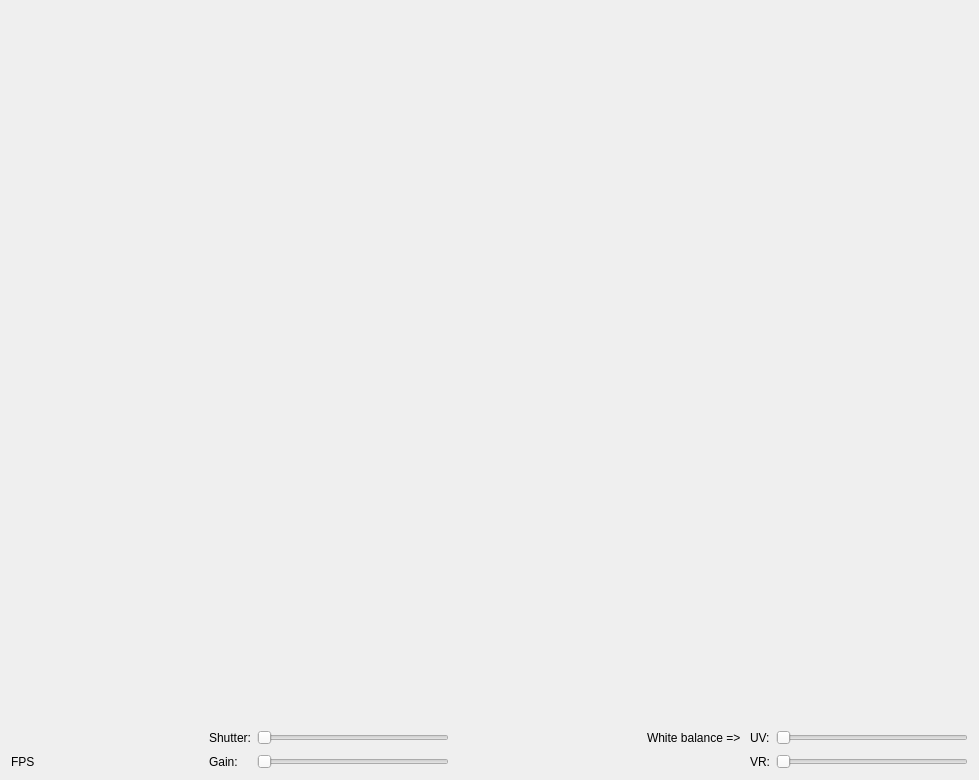
<?xml version="1.0" encoding="UTF-8"?>
<ui version="4.0">
 <class>SenderVideoDialogClass</class>
 <widget class="QDialog" name="SenderVideoDialogClass">
  <property name="geometry">
   <rect>
    <x>0</x>
    <y>0</y>
    <width>979</width>
    <height>780</height>
   </rect>
  </property>
  <property name="sizePolicy">
   <sizepolicy hsizetype="Fixed" vsizetype="Fixed">
    <horstretch>0</horstretch>
    <verstretch>0</verstretch>
   </sizepolicy>
  </property>
  <property name="minimumSize">
   <size>
    <width>0</width>
    <height>0</height>
   </size>
  </property>
  <property name="maximumSize">
   <size>
    <width>16777215</width>
    <height>16777215</height>
   </size>
  </property>
  <property name="contextMenuPolicy">
   <enum>Qt::NoContextMenu</enum>
  </property>
  <property name="windowTitle">
   <string/>
  </property>
  <layout class="QVBoxLayout" name="verticalLayout">
   <item>
    <widget class="VideoWidget" name="videoWidget" native="true">
     <property name="sizePolicy">
      <sizepolicy hsizetype="MinimumExpanding" vsizetype="MinimumExpanding">
       <horstretch>0</horstretch>
       <verstretch>0</verstretch>
      </sizepolicy>
     </property>
     <property name="minimumSize">
      <size>
       <width>320</width>
       <height>240</height>
      </size>
     </property>
    </widget>
   </item>
   <item>
    <layout class="QGridLayout" name="gridLayout">
     <item row="0" column="0">
      <spacer name="horizontalSpacer">
       <property name="orientation">
        <enum>Qt::Horizontal</enum>
       </property>
       <property name="sizeHint" stdset="0">
        <size>
         <width>40</width>
         <height>20</height>
        </size>
       </property>
      </spacer>
     </item>
     <item row="0" column="1">
      <widget class="QLabel" name="shutterLabel">
       <property name="text">
        <string>Shutter:</string>
       </property>
      </widget>
     </item>
     <item row="0" column="2">
      <widget class="QSlider" name="shutterSlider">
       <property name="orientation">
        <enum>Qt::Horizontal</enum>
       </property>
      </widget>
     </item>
     <item row="0" column="3">
      <spacer name="horizontalSpacer_2">
       <property name="orientation">
        <enum>Qt::Horizontal</enum>
       </property>
       <property name="sizeHint" stdset="0">
        <size>
         <width>40</width>
         <height>20</height>
        </size>
       </property>
      </spacer>
     </item>
     <item row="1" column="6">
      <widget class="QSlider" name="vrSlider">
       <property name="orientation">
        <enum>Qt::Horizontal</enum>
       </property>
      </widget>
     </item>
     <item row="1" column="2">
      <widget class="QSlider" name="gainSlider">
       <property name="orientation">
        <enum>Qt::Horizontal</enum>
       </property>
      </widget>
     </item>
     <item row="1" column="5">
      <widget class="QLabel" name="vrLabel">
       <property name="text">
        <string>VR:</string>
       </property>
      </widget>
     </item>
     <item row="1" column="1">
      <widget class="QLabel" name="gainLabel">
       <property name="text">
        <string>Gain:</string>
       </property>
      </widget>
     </item>
     <item row="0" column="5">
      <widget class="QLabel" name="uvLabel">
       <property name="text">
        <string>UV:</string>
       </property>
      </widget>
     </item>
     <item row="0" column="6">
      <widget class="QSlider" name="uvSlider">
       <property name="orientation">
        <enum>Qt::Horizontal</enum>
       </property>
      </widget>
     </item>
     <item row="0" column="4">
      <widget class="QLabel" name="wbLabel">
       <property name="text">
        <string>White balance =&gt; </string>
       </property>
      </widget>
     </item>
     <item row="1" column="0">
      <widget class="QLabel" name="fpsLabel">
       <property name="text">
        <string>FPS</string>
       </property>
      </widget>
     </item>
    </layout>
   </item>
  </layout>
 </widget>
 <layoutdefault spacing="6" margin="11"/>
 <customwidgets>
  <customwidget>
   <class>VideoWidget</class>
   <extends>QWidget</extends>
   <header>videowidget.h</header>
   <container>1</container>
  </customwidget>
 </customwidgets>
 <resources/>
 <connections>
  <connection>
   <sender>shutterSlider</sender>
   <signal>sliderMoved(int)</signal>
   <receiver>SenderVideoDialogClass</receiver>
   <slot>onShutterChanged(int)</slot>
   <hints>
    <hint type="sourcelabel">
     <x>389</x>
     <y>759</y>
    </hint>
    <hint type="destinationlabel">
     <x>489</x>
     <y>389</y>
    </hint>
   </hints>
  </connection>
  <connection>
   <sender>gainSlider</sender>
   <signal>sliderMoved(int)</signal>
   <receiver>SenderVideoDialogClass</receiver>
   <slot>onGainChanged(int)</slot>
   <hints>
    <hint type="sourcelabel">
     <x>863</x>
     <y>759</y>
    </hint>
    <hint type="destinationlabel">
     <x>489</x>
     <y>389</y>
    </hint>
   </hints>
  </connection>
  <connection>
   <sender>uvSlider</sender>
   <signal>sliderMoved(int)</signal>
   <receiver>SenderVideoDialogClass</receiver>
   <slot>onUVChanged(int)</slot>
   <hints>
    <hint type="sourcelabel">
     <x>875</x>
     <y>720</y>
    </hint>
    <hint type="destinationlabel">
     <x>489</x>
     <y>389</y>
    </hint>
   </hints>
  </connection>
  <connection>
   <sender>vrSlider</sender>
   <signal>sliderMoved(int)</signal>
   <receiver>SenderVideoDialogClass</receiver>
   <slot>onVRChanged(int)</slot>
   <hints>
    <hint type="sourcelabel">
     <x>875</x>
     <y>755</y>
    </hint>
    <hint type="destinationlabel">
     <x>489</x>
     <y>389</y>
    </hint>
   </hints>
  </connection>
 </connections>
 <slots>
  <slot>onShutterChanged(int)</slot>
  <slot>onGainChanged(int)</slot>
  <slot>onUVChanged(int)</slot>
  <slot>onVRChanged(int)</slot>
 </slots>
</ui>
